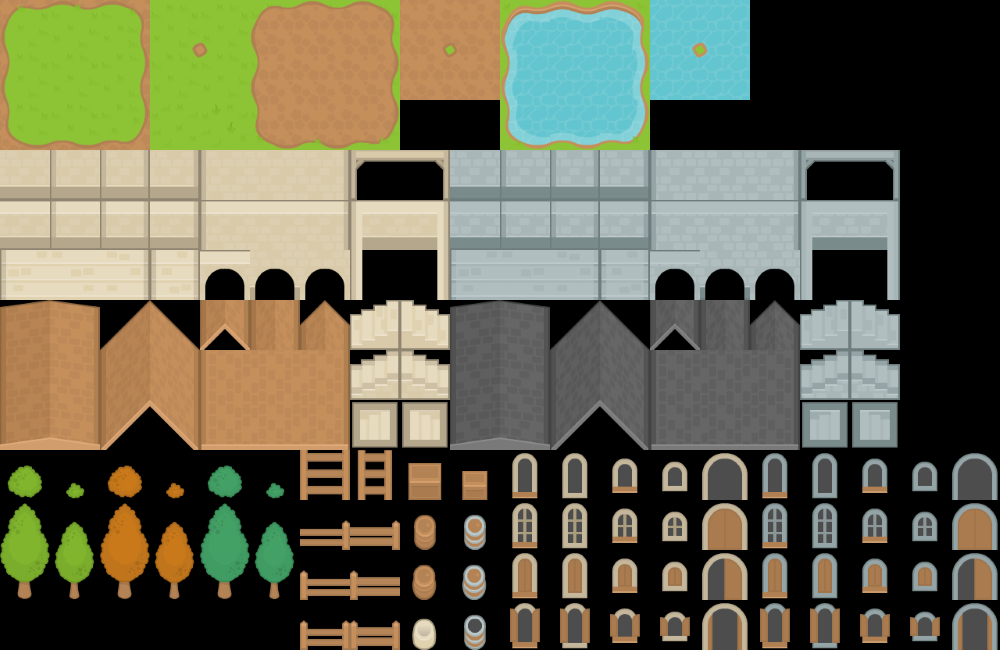

This is a level from a 2D game, rendered from its Tiled map with the project's own tilesets. A one-line summary and the map file follow, with tile-layer data summarised:
An orthogonal 20x13 tile map with 50x50 px tiles, 1 tile layer (resources).

<map version="1.0" orientation="orthogonal" renderorder="right-down" width="20" height="13" tilewidth="50" tileheight="50" nextobjectid="1">
 <tileset firstgid="1" name="RPGpack_sheet" tilewidth="50" tileheight="50" tilecount="260">
  <image source="RPGpack_sheet.png" width="1000" height="650" />
 </tileset>
 <layer name="resources" width="20" height="13">
  <data>[260 cells, 260 non-empty, 260 distinct tile ids]</data>
 </layer>
</map>
